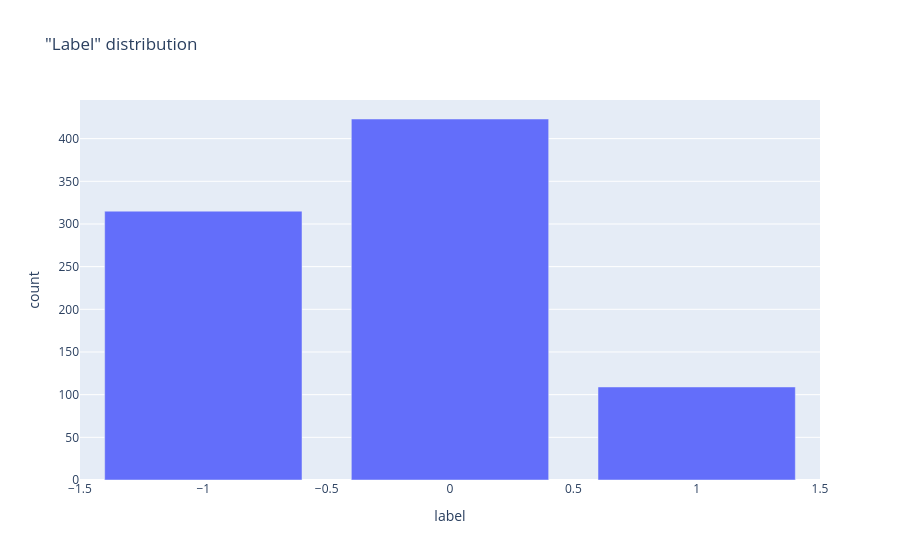

The code cell stored with this chart in its notebook:
### Code cell
temp = pd.DataFrame(df.label.value_counts()).reset_index()

fig = px.bar(temp,
             x='label',
             y='count',
             title='"Label" distribution',
             )
fig.show()

### Figure 1 — Plotly figure (JSON) as saved in the notebook; plotly's stock layout.template omitted (floating-point values rounded to 4 significant figures)
{"data": [{"hovertemplate": "label=%{x}<br>count=%{y}<extra></extra>", "legendgroup": "", "marker": {"color": "#636efa", "pattern": {"shape": ""}}, "name": "", "orientation": "v", "showlegend": false, "textposition": "auto", "type": "bar", "x": [0.0, -1.0, 1.0], "xaxis": "x", "y": [423, 315, 109], "yaxis": "y"}], "layout": {"barmode": "relative", "legend": {"tracegroupgap": 0}, "title": {"text": "\"Label\" distribution"}, "xaxis": {"anchor": "y", "domain": [0, 1], "title": {"text": "label"}}, "yaxis": {"anchor": "x", "domain": [0, 1], "title": {"text": "count"}}}}
